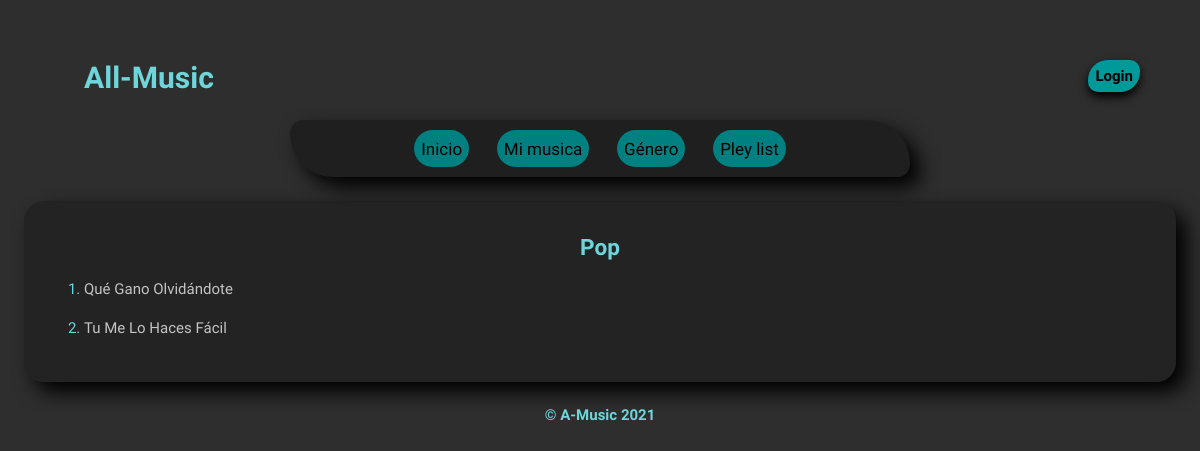
The page /porgenero/4 on the database its author committed.
### ReproductorDeMusicaApp/models.py (models this page shows, shortened)
class Genero(models.Model):
    nombre_genero= models.CharField(max_length=100)
    class Meta:
        verbose_name='Genero'
        verbose_name_plural='Generos'

class LisaMusica(models.Model):
    nombre_cancion= models.CharField(max_length=100)
    url_musica= models.CharField(max_length=200)
    imagen= models.ImageField(upload_to='imgMusica')
    categoria = models.CharField(null=True, max_length=100)
    genero = models.ForeignKey(Genero, on_delete=models.CASCADE, null=True)
    class Meta:
        verbose_name='LisaMusica'
        verbose_name_plural='LisasMusicas'

### ReproductorDeMusicaApp/views.py (the view)
# urls.py: path('porgenero/<int:genero_id>', porGenero, name= 'porGenero' )
def porGenero(request, genero_id):
    idgenero = Genero.objects.filter(id= genero_id)
    lista_musica = LisaMusica.objects.all()
    return render(request, 'por_genero.html',{'li_musica':lista_musica,"porgenero":genero_id, 'genero':idgenero})

### ReproductorDeMusicaApp/templates/por_genero.html (shortened to what this page needs)
<!DOCTYPE html>
<html>
    <head>
        {% load static %}
            <link rel="stylesheet" href="{% static 'stilos.css' %}">
    </head>
    <body>
            <header>
                <h1 class="Titulo">All-Music</h1>
                <b class="boton-login"><a href="{% url 'login' %}">Login</a> </b>
            </header>
            <div>
        <nav class="nav_home">
            <ul>
                <li><a href="{% url 'home' %}">Inicio</a> </li>
                <li><a href="">Mi musica</a> </li>
                <li><a href="{% url 'genero' %}">Género</a> </li>
                <li><a href="">Pley list</a> </li>
            </ul>
        </nav>
        <section class="section_lista_home">
            {% for genero in genero %}
           <h2>{{genero.nombre_genero}}</h2>
            {% endfor %}
                <ol>
                {% for musica in li_musica %}
                    {% if porgenero == musica.genero_id  %}
                    <li><a class="li-Musica" href="{% url 'reproductor' musica.id %}"> {{musica.nombre_cancion}}</a> </li>
                   {% endif %}
                {% endfor %}
                </ol>
        </section>
        </div>
        <footer>
            <h4>&copy; A-Music 2021</h4>
        </footer>
    </body>
</html>

### ReproductorDeMusicaApp/static/stilos.css (style rules this page uses)
* { margin: 0; padding: 0; }
body { text-align: center; background: rgb(46, 46, 46); font-family:'Josefin Sans', sans-serif; font-size: 15px; color: rgb(110, 214, 218); margin: auto; }
header { text-align: left; margin-left: 2%; padding: 5%; }
.Titulo, b { display: inline-block; }
.boton-login a { color: black; text-decoration: none; transition: color 0.5s, font-size; }
.Titulo { float: left;; }
.boton-login { float: right; padding: 7px; background: rgb(0, 153, 153); box-shadow: 0px 5px 10px rgb(0, 0, 0); border-radius: 20px 10px; transition: background 0.5s, box-shadow 0.5s; }
.nav_home { margin: 15px; background: rgba(0, 0, 0, 0.329); padding: 10px; border-radius: 15px 50px ; width: 50%; margin: auto; box-shadow: 10px 10px 20px black; }
ul li { list-style: none; display: inline-block; margin-right: 2%; margin-left: 2%; padding: 7px 7px 7px; background: teal; border-radius: 20px; font-family:'Anton', sans-serif; transition: background 0.5s ; }
ul li a { color: rgb(0, 0, 0); list-style: none; text-decoration: none; font: 'josefine sans'; font-size: 17px; font-family:'Josefin Sans', sans-serif; transition: color 0.5s,; }
ol .li-Musica { color: rgb(196, 196, 196); text-decoration: none; }
ol li { text-align: left; margin-left: 5%; margin: 2% 0% 2% ; }
.section_lista_home { background: rgba(0, 0, 0, 0.233); border-radius: 20px; margin: 2%; padding: 1% 5% 2% ; box-shadow: 10px 10px 20px black; }
h2 { margin: 2%; }

### rows shown on the page
Genero: nombre_genero "Pop"
LisaMusica: nombre_cancion "Qué Gano Olvidándote"
LisaMusica: nombre_cancion "Tu Me Lo Haces Fácil"
